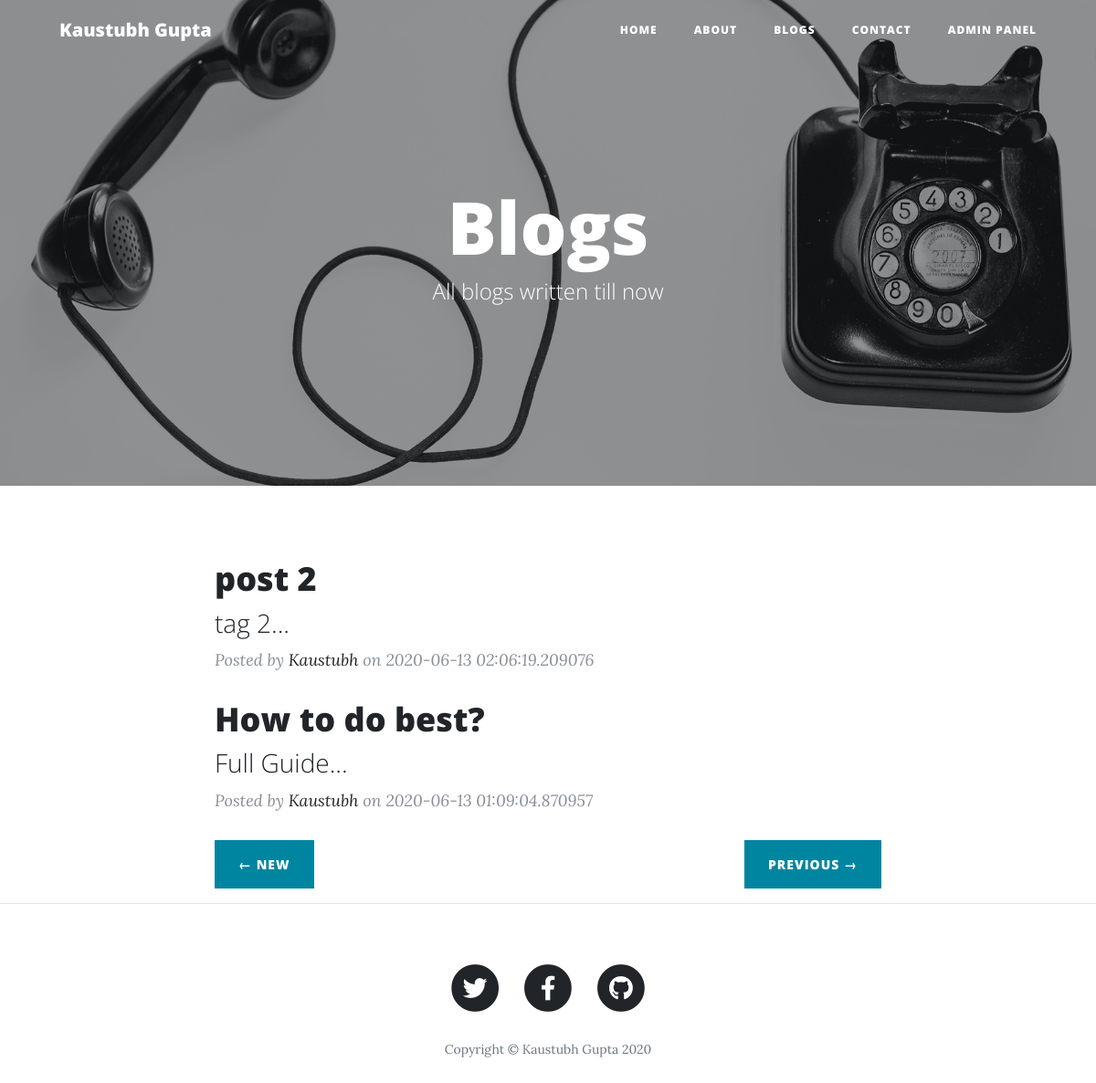
The app's page /blogs, older data.
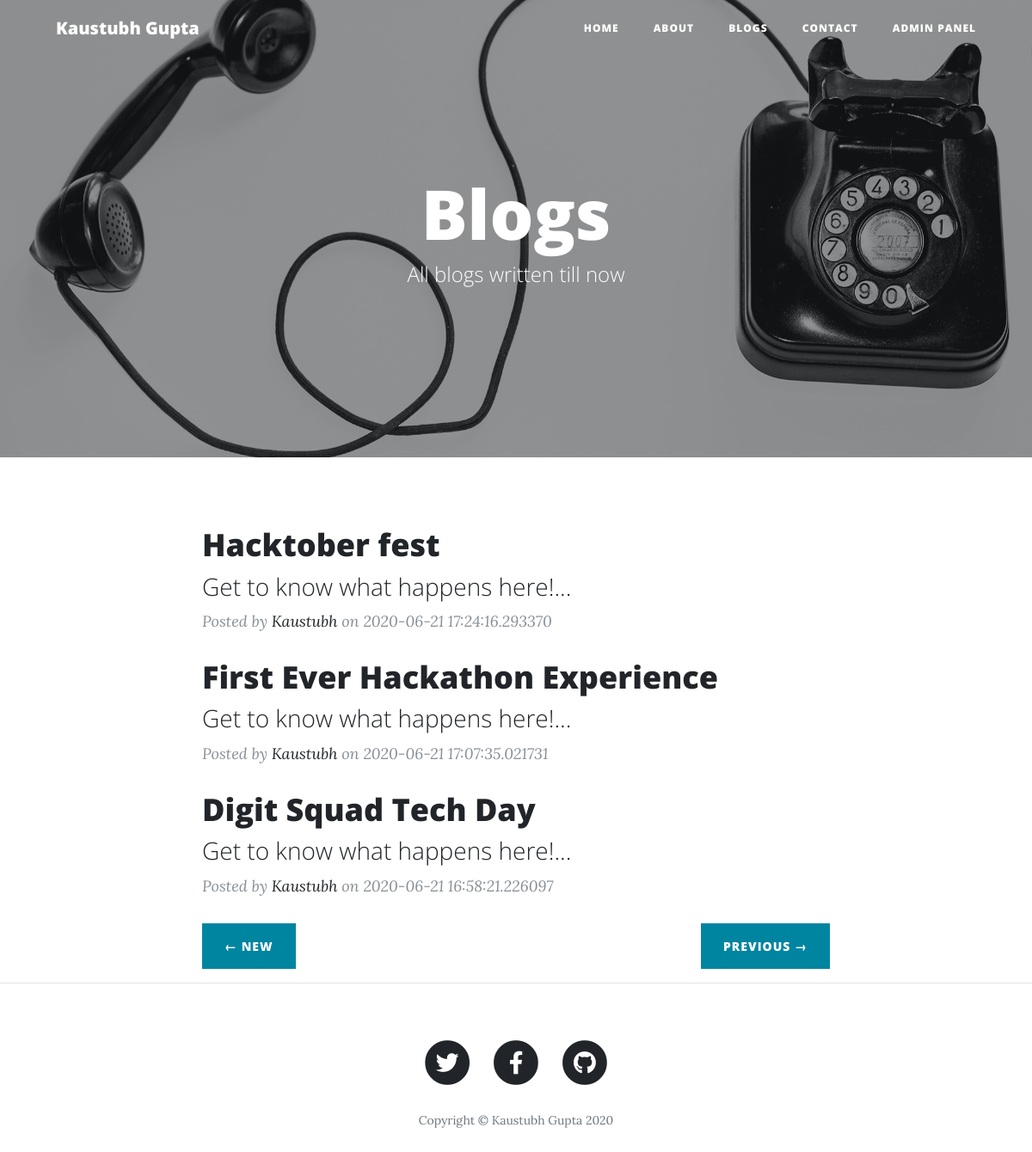
The same page, newer data.
### mainWeb.py (models this page shows)
class Posts(db.Model):
    serial_no = db.Column(db.Integer, primary_key=True)
    title = db.Column(db.String(50), nullable=False)
    tagline = db.Column(db.String(50), nullable=False)
    slug = db.Column(db.String(50), nullable=False)
    content = db.Column(db.String(9999), nullable=False)
    date = db.Column(db.String(12), nullable=True)
    img_file = db.Column(db.String(30), nullable=True)

### mainWeb.py (the view)
@app.route('/blogs')
def blogs():
    posts = Posts.query.filter_by().all()[::-1]
    last = math.ceil(len(posts)/int(parameter['no_of_post']))
    page = request.args.get('page')
    if (not str(page).isnumeric()):
        page = 1
    page = int(page)
    posts = posts[(page-1)*int(parameter['no_of_post']):(page-1)*int(parameter['no_of_post'])+int(parameter['no_of_post'] )]
    if page == 1:
        prev = "/blogs"
        next = "/blogs?page=" + str(page+1)
    elif page == last:
        prev = "/blogs?page=" + str(page - 1)
        next = "/blogs"
    else:
        prev = "/blogs?page=" + str(page - 1)
        next = "/blogs?page=" + str(page + 1)
    return render_template('blogs.html', par=parameter, posts=posts, next=next, prev=prev)

### templates/blogs.html
{% extends "layout.html" %}
{% block body %}
<header class="masthead" style="background-image: url('{{url_for('static', filename='img/contact-bg.jpg')}}')">
    <div class="overlay"></div>
    <div class="container">
      <div class="row">
        <div class="col-lg-8 col-md-10 mx-auto">
          <div class="page-heading">
            <h1>Blogs</h1>
            <span class="subheading">All blogs written till now</span>
          </div>
        </div>
      </div>
    </div>
  </header>
  <div class="container">
    <div class="row">
      <div class="col-lg-8 col-md-10 mx-auto">
  {% for post in posts %}
        <div class="post-preview">
          <a href="/post/{{post.slug}}">
            <h2 class="post-title">
              {{post.title}}
            </h2>
            <h3 class="post-subtitle">
              {{post.tagline}}...
            </h3>
          </a><p class="post-meta">Posted by
            <a href="/about">Kaustubh</a>
            on {{post.date}}</p>
        </div>
        {% endfor %}
<div class="clearfix">
          <a class="btn btn-primary float-left" href="{{prev}}">&larr; New </a>
          <a class="btn btn-primary float-right" href="{{next}}">Previous &rarr;</a>
        </div>
      </div>
    </div>
  </div>
 {% endblock %}

### templates/layout.html (shortened to what this page needs)
<!DOCTYPE html>
<html lang="en">
<head>
  <link href="{{url_for('static', filename='vendor/bootstrap/css/bootstrap.min.css')}}" rel="stylesheet">
  <link href="{{url_for('static', filename='vendor/fontawesome-free/css/all.min.css')}}" rel="stylesheet" type="text/css">
  <link href="{{url_for('static', filename='css/clean-blog.min.css')}}" rel="stylesheet">
</head>
<body>
  <nav class="navbar navbar-expand-lg navbar-light fixed-top" id="mainNav">
    <div class="container">
      <a class="navbar-brand" href="/">Kaustubh Gupta</a>
      <div class="collapse navbar-collapse" id="navbarResponsive">
        <ul class="navbar-nav ml-auto">
          <li class="nav-item">
            <a class="nav-link" href="/">Home</a>
          </li>
          <li class="nav-item">
            <a class="nav-link" href="/about">About</a>
          </li>
          <li class="nav-item">
            <a class="nav-link" href="/blogs">Blogs</a>
          </li>
          <li class="nav-item">
            <a class="nav-link" href="/contact">Contact</a>
          </li>
          <li class="nav-item">
            <a class="nav-link" href="/dashboard">Admin Panel</a>
          </li>
        </ul>
      </div>
    </div>
  </nav>
{% block body %} {% endblock %}
    <hr>
  <footer>
    <div class="container">
      <div class="row">
        <div class="col-lg-8 col-md-10 mx-auto">
          <ul class="list-inline text-center">
            <li class="list-inline-item">
              <a href="{{par['twitter_url']}}" target="_blank">
                <span class="fa-stack fa-lg">
                  <i class="fas fa-circle fa-stack-2x"></i>
                  <i class="fab fa-twitter fa-stack-1x fa-inverse"></i>
                </span>
              </a>
            </li>
            <li class="list-inline-item">
              <a href="{{par['fb_url']}}" target="_blank">
                <span class="fa-stack fa-lg">
                  <i class="fas fa-circle fa-stack-2x"></i>
                  <i class="fab fa-facebook-f fa-stack-1x fa-inverse"></i>
                </span>
              </a>
            </li>
            <li class="list-inline-item" >
              <a href="{{par['github_url']}}" target="_blank">
                <span class="fa-stack fa-lg">
                  <i class="fas fa-circle fa-stack-2x"></i>
                  <i class="fab fa-github fa-stack-1x fa-inverse"></i>
                </span>
              </a>
            </li>
          </ul>
         <a href='/about'> <p class="copyright text-muted">Copyright &copy; Kaustubh Gupta 2020</p></a>
        </div>
      </div>
    </div>
  </footer>
</body>
</html>

Row changes from the older to the newer data that the page shows:
no longer on this page (row edited): Posts: title "post 2", tagline "tag 2", date "2020-06-13 02:06:19.209076"
no longer on this page (row edited): Posts: title "How to do best?", tagline "Full Guide", date "2020-06-13 01:09:04.870957"
added Posts: title "Hacktober fest", tagline "Get to know what happens here!", date "2020-06-21 17:24:16.293370"
added Posts: title "First Ever Hackathon Experience", tagline "Get to know what happens here!", date "2020-06-21 17:07:35.021731"
added Posts: title "Digit Squad Tech Day", tagline "Get to know what happens here!", date "2020-06-21 16:58:21.226097"
